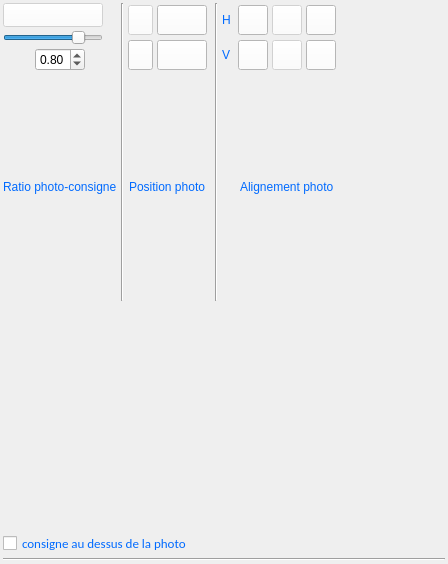
               <widget class="QWidget" name="tbGlobalConsign">
                <property name="geometry">
                 <rect>
                  <x>0</x>
                  <y>0</y>
                  <width>448</width>
                  <height>564</height>
                 </rect>
                </property>
                <attribute name="label">
                 <string>CONSIGNE GLOBALE</string>
                </attribute>
                <layout class="QVBoxLayout" name="vlGlobalConsign">
                 <property name="spacing">
                  <number>3</number>
                 </property>
                 <property name="leftMargin">
                  <number>3</number>
                 </property>
                 <property name="topMargin">
                  <number>3</number>
                 </property>
                 <property name="rightMargin">
                  <number>3</number>
                 </property>
                 <property name="bottomMargin">
                  <number>3</number>
                 </property>
                 <item>
                  <layout class="QGridLayout" name="gridLayout_5">
                   <item row="1" column="2">
                    <widget class="Line" name="line_3">
                     <property name="orientation">
                      <enum>Qt::Horizontal</enum>
                     </property>
                    </widget>
                   </item>
                   <item row="0" column="2">
                    <layout class="QGridLayout" name="glPositionConsign">
                     <property name="horizontalSpacing">
                      <number>4</number>
                     </property>
                     <property name="verticalSpacing">
                      <number>2</number>
                     </property>
                     <item row="0" column="11">
                      <spacer name="horizontalSpacer_9">
                       <property name="orientation">
                        <enum>Qt::Horizontal</enum>
                       </property>
                       <property name="sizeHint" stdset="0">
                        <size>
                         <width>40</width>
                         <height>20</height>
                        </size>
                       </property>
                      </spacer>
                     </item>
                     <item row="1" column="3">
                      <widget class="QPushButton" name="pbGlobalConsignRight">
                       <property name="enabled">
                        <bool>true</bool>
                       </property>
                       <property name="minimumSize">
                        <size>
                         <width>50</width>
                         <height>30</height>
                        </size>
                       </property>
                       <property name="maximumSize">
                        <size>
                         <width>50</width>
                         <height>30</height>
                        </size>
                       </property>
                       <property name="toolTip">
                        <string>Positionnement par défaut de la consigne vers la droite</string>
                       </property>
                       <property name="styleSheet">
                        <string notr="true">QPushButton {
  

 background-color: white;

 }
 
 QPushButton:pressed {
 background-color: white;
     background-color: qlineargradient(x1: 0, y1: 0, x2: 0, y2: 1,
                                       stop: 0 #f6f7fa, stop: 1 #dadbde);

 }
 


QPushButton:hover:!pressed
{
     background-color: qlineargradient(x1: 0, y1: 0, x2: 0, y2: 1,
                                       stop: 0 #dadbde, stop: 1 #f6f7fa);
}</string>
                       </property>
                       <property name="text">
                        <string/>
                       </property>
                       <property name="icon">
                        <iconset resource="../resources.qrc">
                         <normaloff>:/images/textRight</normaloff>:/images/textRight</iconset>
                       </property>
                       <property name="iconSize">
                        <size>
                         <width>50</width>
                         <height>30</height>
                        </size>
                       </property>
                      </widget>
                     </item>
                     <item row="1" column="2">
                      <widget class="QPushButton" name="pbGlobalConsignBottom">
                       <property name="minimumSize">
                        <size>
                         <width>25</width>
                         <height>30</height>
                        </size>
                       </property>
                       <property name="maximumSize">
                        <size>
                         <width>25</width>
                         <height>30</height>
                        </size>
                       </property>
                       <property name="toolTip">
                        <string>Positionnement par défaut de la consigne vers le bas</string>
                       </property>
                       <property name="styleSheet">
                        <string notr="true">QPushButton {
  

 background-color: white;

 }
 
 QPushButton:pressed {
 background-color: white;
     background-color: qlineargradient(x1: 0, y1: 0, x2: 0, y2: 1,
                                       stop: 0 #f6f7fa, stop: 1 #dadbde);

 }
 


QPushButton:hover:!pressed
{
     background-color: qlineargradient(x1: 0, y1: 0, x2: 0, y2: 1,
                                       stop: 0 #dadbde, stop: 1 #f6f7fa);
}</string>
                       </property>
                       <property name="text">
                        <string/>
                       </property>
                       <property name="icon">
                        <iconset resource="../resources.qrc">
                         <normaloff>:/images/textBottom</normaloff>:/images/textBottom</iconset>
                       </property>
                       <property name="iconSize">
                        <size>
                         <width>25</width>
                         <height>30</height>
                        </size>
                       </property>
                      </widget>
                     </item>
                     <item row="2" column="2" colspan="2" alignment="Qt::AlignHCenter">
                      <widget class="QLabel" name="laPosConsign">
                       <property name="styleSheet">
                        <string notr="true">QWidget::enabled {
  
	color : rgb(0,106,255);

 }


</string>
                       </property>
                       <property name="text">
                        <string>Position photo</string>
                       </property>
                      </widget>
                     </item>
                     <item row="0" column="0" rowspan="2">
                      <layout class="QVBoxLayout" name="verticalLayout_7">
                       <property name="spacing">
                        <number>3</number>
                       </property>
                       <item>
                        <widget class="QPushButton" name="pbRatioPhotoTexte">
                         <property name="enabled">
                          <bool>false</bool>
                         </property>
                         <property name="minimumSize">
                          <size>
                           <width>100</width>
                           <height>24</height>
                          </size>
                         </property>
                         <property name="maximumSize">
                          <size>
                           <width>100</width>
                           <height>24</height>
                          </size>
                         </property>
                         <property name="styleSheet">
                          <string notr="true">QPushButton {
  
     background-color: white;

 }</string>
                         </property>
                         <property name="text">
                          <string/>
                         </property>
                         <property name="icon">
                          <iconset resource="../resources.qrc">
                           <normaloff>:/images/ratio</normaloff>
                           <disabledoff>:/images/ratio</disabledoff>:/images/ratio</iconset>
                         </property>
                         <property name="iconSize">
                          <size>
                           <width>100</width>
                           <height>60</height>
                          </size>
                         </property>
                        </widget>
                       </item>
                       <item>
                        <widget class="QSlider" name="hsGlobalRatioPC">
                         <property name="minimumSize">
                          <size>
                           <width>75</width>
                           <height>0</height>
                          </size>
                         </property>
                         <property name="maximumSize">
                          <size>
                           <width>100</width>
                           <height>16777215</height>
                          </size>
                         </property>
                         <property name="toolTip">
                          <string>Ratio par défaut de l'espace entre la photo et la consigne</string>
                         </property>
                         <property name="maximum">
                          <number>1000</number>
                         </property>
                         <property name="value">
                          <number>800</number>
                         </property>
                         <property name="orientation">
                          <enum>Qt::Horizontal</enum>
                         </property>
                        </widget>
                       </item>
                       <item alignment="Qt::AlignHCenter">
                        <widget class="QDoubleSpinBox" name="dsbGlobalRatioPC">
                         <property name="maximumSize">
                          <size>
                           <width>50</width>
                           <height>16777215</height>
                          </size>
                         </property>
                         <property name="toolTip">
                          <string>Ratio par défaut de l'espace entre la photo et la consigne</string>
                         </property>
                         <property name="maximum">
                          <double>1.000000000000000</double>
                         </property>
                         <property name="singleStep">
                          <double>0.010000000000000</double>
                         </property>
                         <property name="value">
                          <double>0.800000000000000</double>
                         </property>
                        </widget>
                       </item>
                      </layout>
                     </item>
                     <item row="1" column="8">
                      <widget class="QPushButton" name="pbGlobalImageAligmentVMiddle">
                       <property name="enabled">
                        <bool>false</bool>
                       </property>
                       <property name="minimumSize">
                        <size>
                         <width>30</width>
                         <height>30</height>
                        </size>
                       </property>
                       <property name="maximumSize">
                        <size>
                         <width>30</width>
                         <height>30</height>
                        </size>
                       </property>
                       <property name="toolTip">
                        <string>Alignement vertical par défaut de la photo au centre</string>
                       </property>
                       <property name="styleSheet">
                        <string notr="true">QPushButton {
  

 background-color: white;

 }
 
 QPushButton:pressed {
 background-color: white;
     background-color: qlineargradient(x1: 0, y1: 0, x2: 0, y2: 1,
                                       stop: 0 #f6f7fa, stop: 1 #dadbde);

 }
 


QPushButton:hover:!pressed
{
     background-color: qlineargradient(x1: 0, y1: 0, x2: 0, y2: 1,
                                       stop: 0 #dadbde, stop: 1 #f6f7fa);
}</string>
                       </property>
                       <property name="text">
                        <string/>
                       </property>
                       <property name="icon">
                        <iconset resource="../resources.qrc">
                         <normaloff>:/images/photoAlignVMiddle</normaloff>:/images/photoAlignVMiddle</iconset>
                       </property>
                       <property name="iconSize">
                        <size>
                         <width>30</width>
                         <height>30</height>
                        </size>
                       </property>
                      </widget>
                     </item>
                     <item row="2" column="7" colspan="3" alignment="Qt::AlignHCenter">
                      <widget class="QLabel" name="label_6">
                       <property name="styleSheet">
                        <string notr="true">QWidget::enabled {
  
	color : rgb(0,106,255);

 }


</string>
                       </property>
                       <property name="text">
                        <string>Alignement photo</string>
                       </property>
                      </widget>
                     </item>
                     <item row="1" column="7">
                      <widget class="QPushButton" name="pbGlobalImageAligmentTop">
                       <property name="minimumSize">
                        <size>
                         <width>30</width>
                         <height>30</height>
                        </size>
                       </property>
                       <property name="maximumSize">
                        <size>
                         <width>30</width>
                         <height>30</height>
                        </size>
                       </property>
                       <property name="toolTip">
                        <string>Alignement vertical par défaut de la photo vers le haut</string>
                       </property>
                       <property name="styleSheet">
                        <string notr="true">QPushButton {
  

 background-color: white;

 }
 
 QPushButton:pressed {
 background-color: white;
     background-color: qlineargradient(x1: 0, y1: 0, x2: 0, y2: 1,
                                       stop: 0 #f6f7fa, stop: 1 #dadbde);

 }
 


QPushButton:hover:!pressed
{
     background-color: qlineargradient(x1: 0, y1: 0, x2: 0, y2: 1,
                                       stop: 0 #dadbde, stop: 1 #f6f7fa);
}</string>
                       </property>
                       <property name="text">
                        <string/>
                       </property>
                       <property name="icon">
                        <iconset resource="../resources.qrc">
                         <normaloff>:/images/photoAlignTop</normaloff>:/images/photoAlignTop</iconset>
                       </property>
                       <property name="iconSize">
                        <size>
                         <width>30</width>
                         <height>30</height>
                        </size>
                       </property>
                      </widget>
                     </item>
                     <item row="1" column="9">
                      <widget class="QPushButton" name="pbGlobalImageAligmentBottom">
                       <property name="minimumSize">
                        <size>
                         <width>30</width>
                         <height>30</height>
                        </size>
                       </property>
                       <property name="maximumSize">
                        <size>
                         <width>30</width>
                         <height>30</height>
                        </size>
                       </property>
                       <property name="toolTip">
                        <string>Alignement vertical par défaut de la photo vers le bas</string>
                       </property>
                       <property name="styleSheet">
                        <string notr="true">QPushButton {
  

 background-color: white;

 }
 
 QPushButton:pressed {
 background-color: white;
     background-color: qlineargradient(x1: 0, y1: 0, x2: 0, y2: 1,
                                       stop: 0 #f6f7fa, stop: 1 #dadbde);

 }
 


QPushButton:hover:!pressed
{
     background-color: qlineargradient(x1: 0, y1: 0, x2: 0, y2: 1,
                                       stop: 0 #dadbde, stop: 1 #f6f7fa);
}</string>
                       </property>
                       <property name="text">
                        <string/>
                       </property>
                       <property name="icon">
                        <iconset resource="../resources.qrc">
                         <normaloff>:/images/photoAlignBottom</normaloff>:/images/photoAlignBottom</iconset>
                       </property>
                       <property name="iconSize">
                        <size>
                         <width>30</width>
                         <height>30</height>
                        </size>
                       </property>
                      </widget>
                     </item>
                     <item row="0" column="9">
                      <widget class="QPushButton" name="pbGlobalImageAligmentRight">
                       <property name="minimumSize">
                        <size>
                         <width>30</width>
                         <height>30</height>
                        </size>
                       </property>
                       <property name="maximumSize">
                        <size>
                         <width>30</width>
                         <height>30</height>
                        </size>
                       </property>
                       <property name="toolTip">
                        <string>Alignement horizontal par défaut de la photo sur la droite</string>
                       </property>
                       <property name="styleSheet">
                        <string notr="true">QPushButton {
  

 background-color: white;

 }
 
 QPushButton:pressed {
 background-color: white;
     background-color: qlineargradient(x1: 0, y1: 0, x2: 0, y2: 1,
                                       stop: 0 #f6f7fa, stop: 1 #dadbde);

 }
 


QPushButton:hover:!pressed
{
     background-color: qlineargradient(x1: 0, y1: 0, x2: 0, y2: 1,
                                       stop: 0 #dadbde, stop: 1 #f6f7fa);
}</string>
                       </property>
                       <property name="text">
                        <string/>
                       </property>
                       <property name="icon">
                        <iconset resource="../resources.qrc">
                         <normaloff>:/images/photoAlignRight</normaloff>:/images/photoAlignRight</iconset>
                       </property>
                       <property name="iconSize">
                        <size>
                         <width>30</width>
                         <height>30</height>
                        </size>
                       </property>
                      </widget>
                     </item>
                     <item row="0" column="7">
                      <widget class="QPushButton" name="pbGlobalImageAligmentLeft">
                       <property name="enabled">
                        <bool>true</bool>
                       </property>
                       <property name="minimumSize">
                        <size>
                         <width>30</width>
                         <height>30</height>
                        </size>
                       </property>
                       <property name="maximumSize">
                        <size>
                         <width>30</width>
                         <height>30</height>
                        </size>
                       </property>
                       <property name="toolTip">
                        <string>Alignement horizontal par défaut de la photo sur la gauche</string>
                       </property>
                       <property name="styleSheet">
                        <string notr="true">QPushButton {
  

 background-color: white;

 }
 
 QPushButton:pressed {
 background-color: white;
     background-color: qlineargradient(x1: 0, y1: 0, x2: 0, y2: 1,
                                       stop: 0 #f6f7fa, stop: 1 #dadbde);

 }
 


QPushButton:hover:!pressed
{
     background-color: qlineargradient(x1: 0, y1: 0, x2: 0, y2: 1,
                                       stop: 0 #dadbde, stop: 1 #f6f7fa);
}</string>
                       </property>
                       <property name="text">
                        <string/>
                       </property>
                       <property name="icon">
                        <iconset resource="../resources.qrc">
                         <normaloff>:/images/photoAlignLeft</normaloff>:/images/photoAlignLeft</iconset>
                       </property>
                       <property name="iconSize">
                        <size>
                         <width>30</width>
                         <height>30</height>
                        </size>
                       </property>
                      </widget>
                     </item>
                     <item row="1" column="6">
                      <widget class="QLabel" name="label_8">
                       <property name="styleSheet">
                        <string notr="true">QWidget::enabled {
  
	color : rgb(0,106,255);

 }


</string>
                       </property>
                       <property name="text">
                        <string>V </string>
                       </property>
                      </widget>
                     </item>
                     <item row="0" column="8">
                      <widget class="QPushButton" name="pbGlobalImageAligmentHMiddle">
                       <property name="enabled">
                        <bool>false</bool>
                       </property>
                       <property name="minimumSize">
                        <size>
                         <width>30</width>
                         <height>30</height>
                        </size>
                       </property>
                       <property name="maximumSize">
                        <size>
                         <width>30</width>
                         <height>30</height>
                        </size>
                       </property>
                       <property name="toolTip">
                        <string>Alignement horizontal par défaut de la photo au centre</string>
                       </property>
                       <property name="styleSheet">
                        <string notr="true">QPushButton {
  

 background-color: white;

 }
 
 QPushButton:pressed {
 background-color: white;
     background-color: qlineargradient(x1: 0, y1: 0, x2: 0, y2: 1,
                                       stop: 0 #f6f7fa, stop: 1 #dadbde);

 }
 


QPushButton:hover:!pressed
{
     background-color: qlineargradient(x1: 0, y1: 0, x2: 0, y2: 1,
                                       stop: 0 #dadbde, stop: 1 #f6f7fa);
}</string>
                       </property>
                       <property name="text">
                        <string/>
                       </property>
                       <property name="icon">
                        <iconset resource="../resources.qrc">
                         <normaloff>:/images/photoAlignHMiddle</normaloff>:/images/photoAlignHMiddle</iconset>
                       </property>
                       <property name="iconSize">
                        <size>
                         <width>30</width>
                         <height>30</height>
                        </size>
                       </property>
                      </widget>
                     </item>
                     <item row="0" column="3">
                      <widget class="QPushButton" name="pbGlobalConsignLeft">
                       <property name="enabled">
                        <bool>true</bool>
                       </property>
                       <property name="minimumSize">
                        <size>
                         <width>50</width>
                         <height>30</height>
                        </size>
                       </property>
                       <property name="maximumSize">
                        <size>
                         <width>50</width>
                         <height>30</height>
                        </size>
                       </property>
                       <property name="toolTip">
                        <string>Positionnement par défaut de la consigne vers la gauche</string>
                       </property>
                       <property name="styleSheet">
                        <string notr="true">QPushButton {
  

 background-color: white;

 }
 
 QPushButton:pressed {
 background-color: white;
     background-color: qlineargradient(x1: 0, y1: 0, x2: 0, y2: 1,
                                       stop: 0 #f6f7fa, stop: 1 #dadbde);

 }
 


QPushButton:hover:!pressed
{
     background-color: qlineargradient(x1: 0, y1: 0, x2: 0, y2: 1,
                                       stop: 0 #dadbde, stop: 1 #f6f7fa);
}</string>
                       </property>
                       <property name="text">
                        <string/>
                       </property>
                       <property name="icon">
                        <iconset resource="../resources.qrc">
                         <normaloff>:/images/textLeft</normaloff>:/images/textLeft</iconset>
                       </property>
                       <property name="iconSize">
                        <size>
                         <width>50</width>
                         <height>30</height>
                        </size>
                       </property>
                      </widget>
                     </item>
                     <item row="0" column="2">
                      <widget class="QPushButton" name="pbGlobalConsignTop">
                       <property name="enabled">
                        <bool>false</bool>
                       </property>
                       <property name="minimumSize">
                        <size>
                         <width>25</width>
                         <height>30</height>
                        </size>
                       </property>
                       <property name="maximumSize">
                        <size>
                         <width>25</width>
                         <height>30</height>
                        </size>
                       </property>
                       <property name="toolTip">
                        <string>Positionnement par défaut de la consigne vers le haut</string>
                       </property>
                       <property name="styleSheet">
                        <string notr="true">QPushButton {
  

 background-color: white;

 }
 
 QPushButton:pressed {
 background-color: white;
     background-color: qlineargradient(x1: 0, y1: 0, x2: 0, y2: 1,
                                       stop: 0 #f6f7fa, stop: 1 #dadbde);

 }
 


QPushButton:hover:!pressed
{
     background-color: qlineargradient(x1: 0, y1: 0, x2: 0, y2: 1,
                                       stop: 0 #dadbde, stop: 1 #f6f7fa);
}</string>
                       </property>
                       <property name="text">
                        <string/>
                       </property>
                       <property name="icon">
                        <iconset resource="../resources.qrc">
                         <normaloff>:/images/textTop</normaloff>:/images/textTop</iconset>
                       </property>
                       <property name="iconSize">
                        <size>
                         <width>25</width>
                         <height>30</height>
                        </size>
                       </property>
                      </widget>
                     </item>
                     <item row="4" column="0" colspan="10">
                      <widget class="QCheckBox" name="cbWriteOnPhoto">
                       <property name="styleSheet">
                        <string notr="true">QWidget {
  
	color : rgb(0,106,255);
    font:  10pt Calibri;


 }
</string>
                       </property>
                       <property name="text">
                        <string>consigne au dessus de la photo</string>
                       </property>
                      </widget>
                     </item>
                     <item row="2" column="0" alignment="Qt::AlignHCenter">
                      <widget class="QLabel" name="label_10">
                       <property name="styleSheet">
                        <string notr="true">QWidget::enabled {
  
	color : rgb(0,106,255);

 }


</string>
                       </property>
                       <property name="text">
                        <string>Ratio photo-consigne</string>
                       </property>
                      </widget>
                     </item>
                     <item row="0" column="5" rowspan="3">
                      <widget class="Line" name="line_11">
                       <property name="orientation">
                        <enum>Qt::Vertical</enum>
                       </property>
                      </widget>
                     </item>
                     <item row="0" column="1" rowspan="3">
                      <widget class="Line" name="line_12">
                       <property name="orientation">
                        <enum>Qt::Vertical</enum>
                       </property>
                      </widget>
                     </item>
                     <item row="3" column="0">
                      <widget class="QLabel" name="label">
                       <property name="text">
                        <string/>
                       </property>
                      </widget>
                     </item>
                     <item row="0" column="6">
                      <widget class="QLabel" name="label_11">
                       <property name="styleSheet">
                        <string notr="true">QWidget::enabled {
  
	color : rgb(0,106,255);

 }


</string>
                       </property>
                       <property name="text">
                        <string>H</string>
                       </property>
                      </widget>
                     </item>
                    </layout>
                   </item>
                  </layout>
                 </item>
                </layout>
               </widget>
